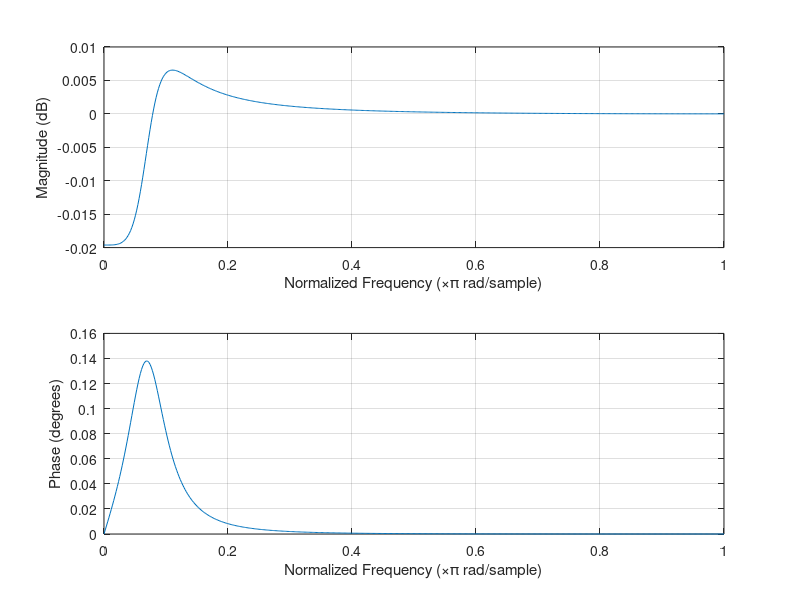

Write MATLAB code to recreate this figure.
%user-defined parameters:
fs = 11025; %sampling frequency
f0 = 433;
dBgain =0; %0 dB
Q = 1;
%intermediate parameters
wo = 2*pi*f0/fs;
cosW = cos(wo);
sinW = sin(wo);
A = 10^(dBgain/40);
alpha = sinW/(2*Q*A);
% %Peaking EQ coefficients
b0 = 10^(dBgain/20)*(1 + alpha*A);
b1 = 10^(dBgain/20)*(-2*cos(wo));
b2 = 10^(dBgain/20)*(1 - alpha*A);
a0 = 1 + (alpha/A);
a1 = -2*cos(wo);
a2 = 1 - (alpha/A);
%Normalize so that A0 = 1
B0 = b0/a0;
B1 = b1/(2*a0);
B2 = b2/a0;
A1 = a1/(-2*a0);
A2 = a2/(-a0);
Mx = max(abs([B0, B1, B2]));
if Mx > 1
B0new = B0/Mx;
B1new = B1/Mx;
B2new = B2/Mx;
else
B0new = B0;
B1new = B1;
B2new = B2;
end
NB = 16; % number of bits
Range = 2^(NB-1)-1;
N0 = floor(B0new*Range);
N1 = floor(B1new*Range);
N2 = floor(B2new*Range);
D1 = floor(A1*Range);
D2 = floor(A2*Range);

freqz([N0, 2*N1, N2],[2^15,-2*D1,-D2])